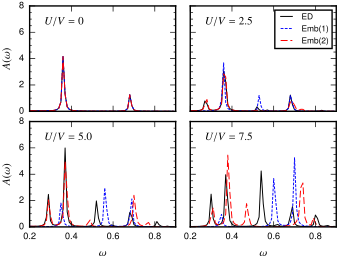

Reproduce this figure in Python.
from os import path
import h5py
import numpy as np
import matplotlib
import matplotlib.patches as mpatches
import pylab as plt
from matplotlib.ticker import AutoMinorLocator
from matplotlib.ticker import AutoMinorLocator
from matplotlib.ticker import FormatStrFormatter


majorFormatter = FormatStrFormatter('%g')

plt.rc('text.latex', preamble = '\usepackage{amsmath},' '\usepackage{yfonts},' '\usepackage[T1]{fontenc},' '\usepackage[latin1]{inputenc},' '\usepackage{txfonts},' '\usepackage{times},' '\usepackage{blindtext},' '\usepackage{braket}' )
       

       
plt.rc('font',**{'family':'sans-serif','sans-serif':['Helvetica'],'size':8})
plt.rc('lines', linewidth=0.7)
plt.rc('xtick', labelsize='small')
plt.rc('ytick', labelsize='small')
plt.rc('legend', fontsize='medium')
plt.rc('text', usetex=True)

nsites=8
delta=0.005
nimps=[1,2]
Us = [0.0, 2.5, 5.0, 7.5]

omega_grid = np.arange(-1.,1.,0.01)


edy=[]
emb1y=[]
emb2y=[]
#emb4y=[]
for ind, U in enumerate(Us):
    eddir = './siam_ED/siam_dos_ed_U'+str(U)+'_nsites'+str(nsites)+'_delta'+str(delta)+'/siam_dos_ed_nsites'+str(nsites)+'_U'+str(U)+'_eta'+str(delta)
    data_ed = np.loadtxt(eddir)
    edy.append(data_ed[:,1])
    emb1dir = './siam_emb/siam_emb_dos_nsites'+str(nsites)+'_U'+str(U/10)+'_nimp'+str(1)+'_eta'+str(delta)
    data_emb1 = np.loadtxt(emb1dir)
    emb1y.append(data_emb1[:,1])
    emb2dir = './siam_emb/siam_emb_dos_nsites'+str(nsites)+'_U'+str(U/10)+'_nimp'+str(2)+'_eta'+str(delta)
    data_emb2 = np.loadtxt(emb2dir)
    emb2y.append(data_emb2[:,1])
    #emb4dir = './siam_emb/siam_emb_dos_nsites'+str(nsites)+'_U'+str(U/10)+'_nimp'+str(4)+'_eta'+str(delta)
    #data_emb4 = np.loadtxt(emb4dir)
    #emb4y.append(data_emb4[:,1])


fig_size = (3.375,3.375/1.3)
f1, ((ax1, ax2), (ax3, ax4)) = plt.subplots(2, 2, figsize=fig_size, dpi=200, sharex='col', sharey='row')

#dashes = [5,2,10,5]
dashes=[2, 1]
dashes1 = [5,2] 
#ax1 = plt.subplot(221)
line1, = ax1.plot(omega_grid[120:190], edy[0][120:190],'k', markersize=1.5,markevery=1)
line2, = ax1.plot(omega_grid[120:190], emb1y[0][120:190], 'b--')
line3, = ax1.plot(omega_grid[120:190], emb2y[0][120:190], 'r--')
line2.set_dashes(dashes)
line3.set_dashes(dashes1)
#line4, = ax1.plot(omega_grid, emb4y[0], 'r--')
#ax1.legend(('ED','Emb(2)','Emb(1)'),'upper right',ncol=1,prop={'size':6})
ax1.set_ylim(0,8)
#textstr = '$\eta='+str(delta)+'$'
#plt.text(0.1, 0.7, textstr ,verticalalignment='top', horizontalalignment='left',transform=ax1.transAxes, color='black', fontsize=20)
textstr = '$U/V=0$'
plt.text(0.1, 0.9, textstr ,verticalalignment='top', horizontalalignment='left',transform=ax1.transAxes, color='black')
#ax1.set_xlabel(r'$\omega$')
ax1.set_ylabel(r'$A(\omega)$')
ax1.yaxis.set_ticks(np.arange(0,10,2))
minorLocator = AutoMinorLocator()
ax1.yaxis.set_minor_locator(minorLocator)
ax1.tick_params(which='both', width=0.5)
ax1.tick_params(which='major', length=4)
ax1.tick_params(which='minor', length=1.5)
ax1.yaxis.set_major_formatter(majorFormatter)




#ax2 = plt.subplot(222, sharex=ax1, sharey=ax1)
line1, = ax2.plot(omega_grid[120:190], edy[1][120:190],'k', markersize=1.5,markevery=1, label='ED')
line2, = ax2.plot(omega_grid[120:190], emb1y[1][120:190], 'b--', label='Emb(1)')
line3, = ax2.plot(omega_grid[120:190], emb2y[1][120:190], 'r--', label='Emb(2)')
line2.set_dashes(dashes)
line3.set_dashes(dashes1)
ax2.legend(loc='upper right',frameon=True,ncol=1,prop={'size':6})
#line4, = ax2.plot(omega_grid, emb4y[1], 'r--')
textstr = '$U/V=2.5$'
plt.text(0.1, 0.9, textstr ,verticalalignment='top', horizontalalignment='left',transform=ax2.transAxes, color='black')
#ax2.tick_params(axis='x',length=0, width=0)



#ax3 = plt.subplot(223, sharex=ax1, sharey=ax1)
line1, = ax3.plot(omega_grid[120:190], edy[2][120:190],'k', markersize=1.5,markevery=1)
line2, = ax3.plot(omega_grid[120:190], emb1y[2][120:190], 'b--')
line3, = ax3.plot(omega_grid[120:190], emb2y[2][120:190], 'r--')
line2.set_dashes(dashes)
line3.set_dashes(dashes1)
#line4, = ax3.plot(omega_grid, emb4y[2], 'r--')
ax3.set_xlabel(r'$\omega$')
ax3.set_ylabel(r'$A(\omega)$')
ax3.set_ylim(0,8)
textstr = '$U/V=5.0$'
plt.text(0.1, 0.9, textstr ,verticalalignment='top', horizontalalignment='left',transform=ax3.transAxes, color='black')
ax3.yaxis.set_ticks(np.arange(0,10,2))
ax3.xaxis.set_ticks([0.2,0.4,0.6,0.8])
minorLocator = AutoMinorLocator()
ax3.yaxis.set_minor_locator(minorLocator)
ax3.tick_params(which='both', width=0.5)
ax3.tick_params(which='major', length=4)
ax3.tick_params(which='minor', length=1.5)
ax3.xaxis.set_major_formatter(majorFormatter)
ax3.yaxis.set_major_formatter(majorFormatter)


#ax4 = plt.subplot(224, sharex=ax1, sharey=ax1)
line1, = ax4.plot(omega_grid[120:190], edy[3][120:190],'k', markersize=1.5,markevery=1)
line2, = ax4.plot(omega_grid[120:190], emb1y[3][120:190], 'b--')
line3, = ax4.plot(omega_grid[120:190], emb2y[3][120:190], 'r--')
line2.set_dashes(dashes)
line3.set_dashes(dashes1)
ax4.xaxis.set_ticks([0.2,0.4,0.6,0.8])
#line4, = ax4.plot(omega_grid, emb4y[3], 'r--')
textstr = '$U/V=7.5$'
plt.text(0.1, 0.9, textstr ,verticalalignment='top', horizontalalignment='left',transform=ax4.transAxes, color='black')
ax4.set_xlabel(r'$\omega$')
ax4.xaxis.set_major_formatter(majorFormatter)



f1.subplots_adjust(hspace=0)
#f.subplots_adjust(wspace=0.05)
f1.tight_layout(pad=0.15)
f1.subplots_adjust(wspace=0.1)


f1.savefig('ref1_reply_fig2.pdf')
plt.show()
